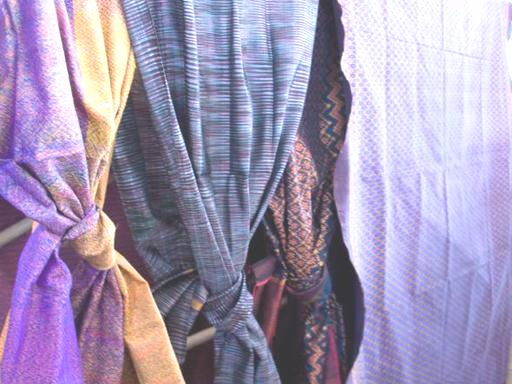
#> input picture Assignments/Ass.2 (V2)/FMD/image/fabric/fabric_moderate_014_new.jpg, 512 x 384 px, given in place of fabric_1.jpg, which was not available
$ python main.py   (older library calls are emulated)
#> lines starting #> are read from the running program, lines starting #| are printed output that depends on the picture
# Import required libraries
import os
import numpy as np
from skimage import io, feature
from sklearn.model_selection import train_test_split
from sklearn.neighbors import KNeighborsClassifier

# Define the path to the dataset
data_path = '/path/to/FMD/'

# Define the categories and number of images per category
categories = ['fabric', 'foliage', 'glass', 'leather', 'metal', 'paper', 'plastic', 'stone', 'water', 'wood']
num_images = 100

# Define the GLCM features to use
glcm_features = ['contrast', 'dissimilarity', 'homogeneity', 'energy', 'correlation']

# [21 lines left out: function calculate_glcm, not called in this run]

import numpy as np

# [50 lines left out: functions calculate_contrast, calculate_correlation, calculate_energy, calculate_homogeneity, get_glcm_features, not called in this run]

# Initialize lists to store features and labels
features = []
labels = []

# Loop over each category
for category in categories:
    # Loop over each image in the category
    for i in range(1, num_images+1):
        # Define the path to the image
        img_path = os.path.join(data_path, category, f'{category}_{i}.jpg')
        # Load the image
        img = io.imread(img_path, as_gray=True)
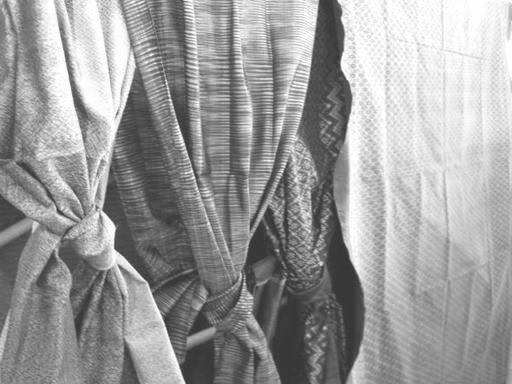
#> img: shape (384, 512) float64; min 0.189, max 1, mean 0.611
        # Calculate the GLCM matrix and its features
#> (the run stopped early here; a loop or call above may not have finished)

$ run again, on Assignments/Ass.2 (V2)/FMD/image/glass/glass_moderate_012_new.jpg
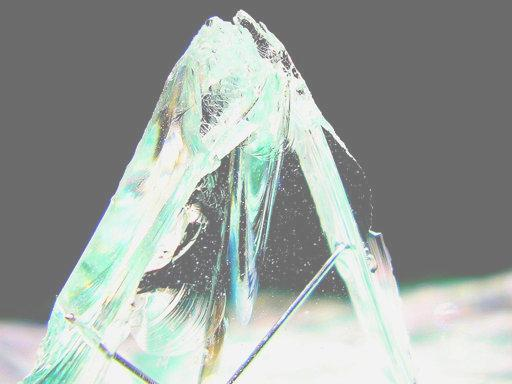
#> input picture Assignments/Ass.2 (V2)/FMD/image/glass/glass_moderate_012_new.jpg, 512 x 384 px, given in place of fabric_1.jpg, which was not available
#> `img = io.imread(img_path, as_gray=True)`:
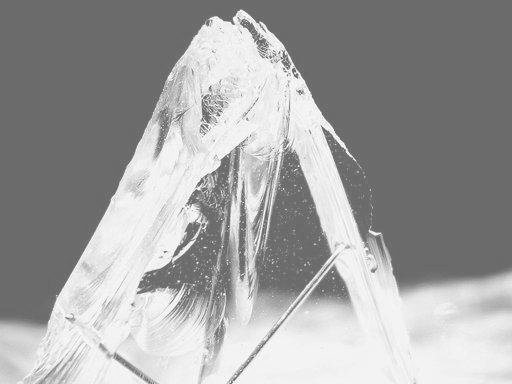
#> img: shape (384, 512) float64; min 0.312, max 1, mean 0.629

$ run again, on Assignments/Ass.2 (V2)/FMD/image/glass/glass_moderate_021_new.jpg
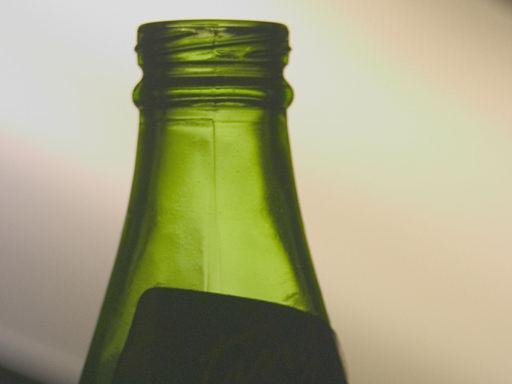
#> input picture Assignments/Ass.2 (V2)/FMD/image/glass/glass_moderate_021_new.jpg, 512 x 384 px, given in place of fabric_1.jpg, which was not available
#> `img = io.imread(img_path, as_gray=True)`:
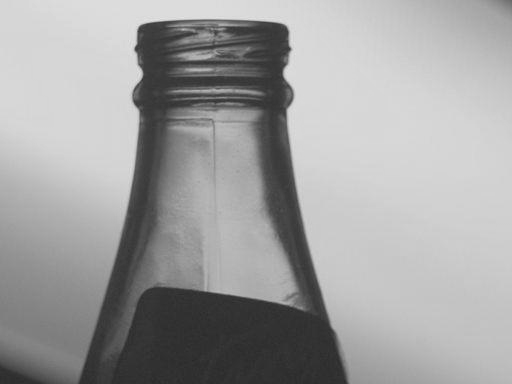
#> img: shape (384, 512) float64; min 0.156, max 0.902, mean 0.631

$ run again, on Assignments/Ass.2 (V2)/FMD/image/leather/leather_moderate_006_new.jpg
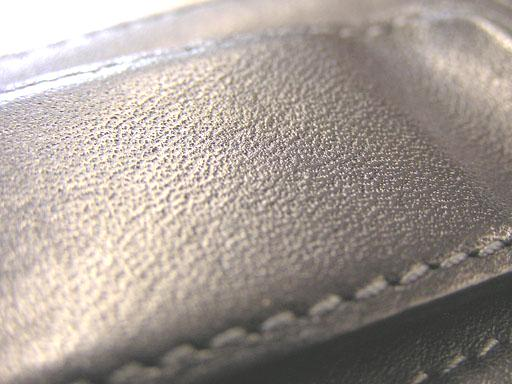
#> input picture Assignments/Ass.2 (V2)/FMD/image/leather/leather_moderate_006_new.jpg, 512 x 384 px, given in place of fabric_1.jpg, which was not available
#> `img = io.imread(img_path, as_gray=True)`:
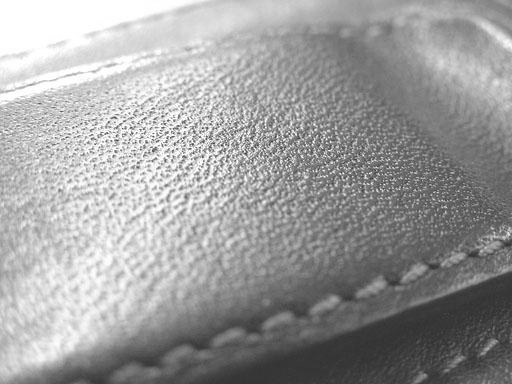
#> img: shape (384, 512) float64; min 0.176, max 1, mean 0.618
